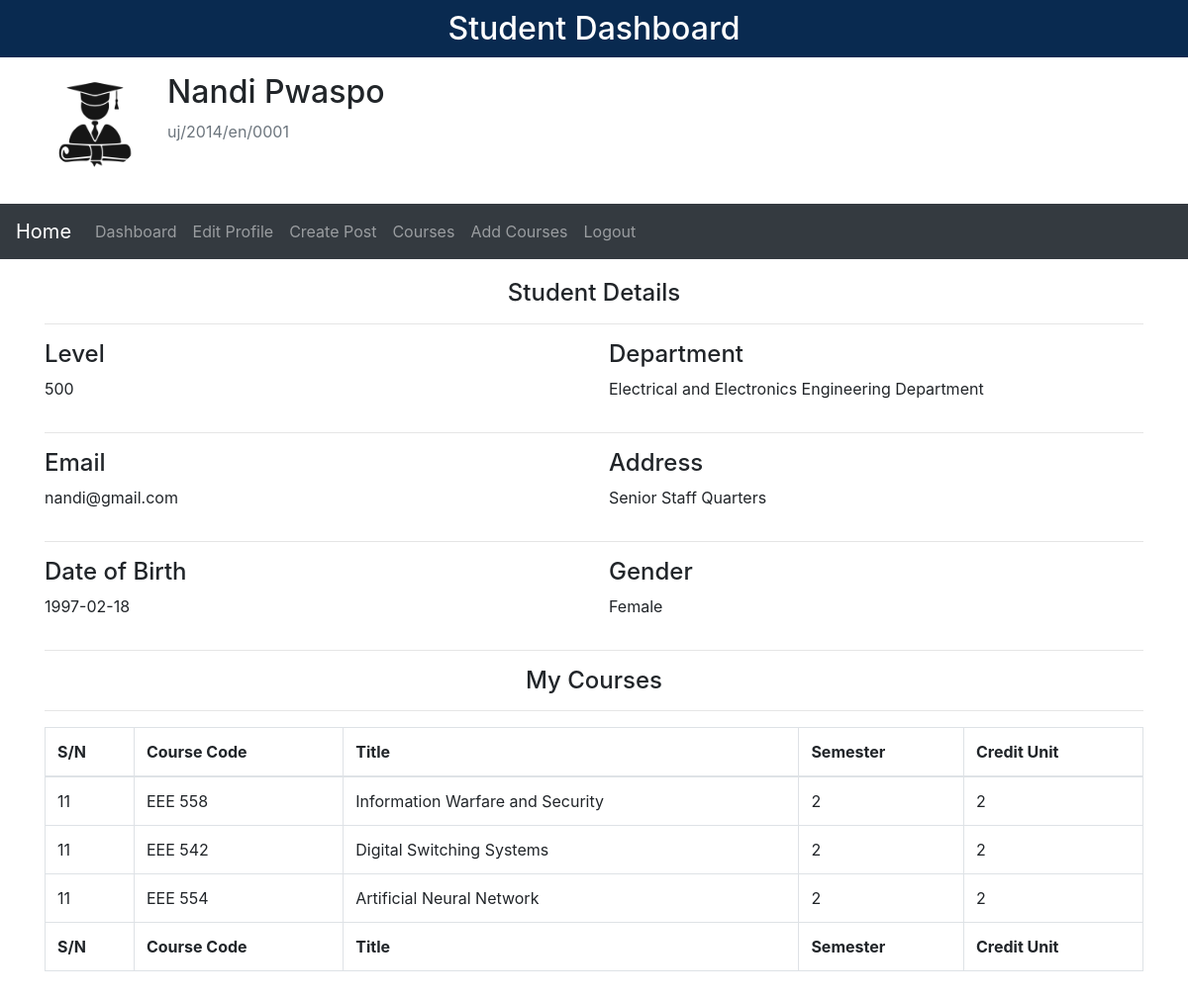
The app's page /dashboard (signed in) with its own data.
### app.py (models this page shows, shortened)
class Student(UserMixin, db.Model):
    id = db.Column(db.Integer, primary_key=True)
    first_name = db.Column(db.String(50), nullable=False)
    last_name = db.Column(db.String(50), nullable=False)
    username = db.Column(db.String(15), unique=True, nullable=False)
    email = db.Column(db.String(120), unique=True, nullable=False)
    password = db.Column(db.String(80), nullable=False)
    profile = db.Column(db.String(20), nullable=False, default='profile.jpg')
    department = db.Column(db.String(60), nullable=False, default='Electrical Electronics Engineering')
    dob = db.Column(db.String(60))
    address = db.Column(db.String(255), default='University of Jos')
    level = db.Column(db.Integer, default='100')
    gender = db.Column(db.String(20))
    posts = db.relationship('Post', backref='author', lazy=True)
    courses = db.relationship('Course', secondary=student_courses, backref=db.backref('courses', lazy='dynamic'))
    is_admin = db.Column(db.Boolean, default=False)

class Course(db.Model):
    id = db.Column(db.Integer, primary_key=True)
    course_code = db.Column(db.String(15))
    course_title = db.Column(db.String(100))
    semester = db.Column(db.String(15), default='1')
    credit_unit = db.Column(db.String(15))

### app.py (the view)
@app.route('/dashboard', methods=['GET', 'POST'])
@login_required
def dashboard():
    x = 1
    while x <= 10:
        x += 1
    courses = Course.query.filter(Course.courses.any(username=current_user.username)).all()
    profile = url_for('static', filename='images/' + current_user.profile)
    return render_template('dashboard.html', courses=courses, title='Dashboard', x=x, profile=profile)

### app.py (called while the page is built)
@login_manager.user_loader
def load_user(student_id):
    return Student.query.get(int(student_id))

### templates/dashboard.html (shortened to what this page needs)
<!DOCTYPE html>
<html lang="en">
<head>
  <link rel="stylesheet" href="../static/css/bootstrap.min.css">
  <link rel="stylesheet" href="../static/css/dataTables.bootstrap4.min.css">
</head>
<body>
<h2 style="text-align: center; background-color: #092a50; color: #ffffff; padding: 10px;">Student Dashboard</h2>
<div class="container">
     <div class="content-section mt-3 mb-3">
         <div class="media">
             <img src=" {{ profile }} " height="100" width="100" alt="" class="rounded-circle pull-right  account-img mb-3">
             <div class="media-body ml-4">
                 <h2 class="account-heading"> {{ current_user.first_name }} {{ current_user.last_name }} </h2>
                 <p class="text-secondary"> {{ current_user.username }} </p>
             </div>
         </div>
     </div>
   </div>
<nav class="navbar navbar-expand-sm bg-dark navbar-dark">
  <a class="navbar-brand" href="/home">Home</a>
  <div class="collapse pull-right navbar-collapse" id="collapsibleNavbar">
    <ul class="navbar-nav">
      <li class="nav-item">
        <a class="nav-link" href="/dashboard">Dashboard</a>
      </li>
      <li class="nav-item">
        <a class="nav-link" href="/dashboard/edit">Edit Profile</a>
      </li>
      <li class="nav-item">
        <a class="nav-link" href="/new_post">Create Post</a>
      </li>
      <li class="nav-item">
        <a class="nav-link" href="/courses">Courses</a>
      </li>
      <li><a class="nav-link" href="/add_course">Add Courses</a>
      </li>
      <li class="nav-item">
        <a class="nav-link" href="/logout">Logout</a>
      </li>
    </ul>
  </div>
</nav>
<div class="card-body">
  <div class="container">
  <h4 class="text-center">Student Details</h4><hr>
  <div class="row">
    <div class="col-md-6">
    <h4>Level</h4>
    <p> {{ current_user.level }} </p>
    </div>
    <div class="col-md-6">
    <h4>Department</h4>
    <p> {{ current_user.department }} </p>
    </div>
  </div><hr>
  <div class="row">
    <div class="col-md-6">
    <h4>Email</h4>
    <p> {{ current_user.email }} </p>
    </div>
    <div class="col-md-6">
    <h4>Address</h4>
    <p> {{ current_user.address }} </p>
    </div>
  </div><hr>
  <div class="row">
    <div class="col-md-6">
    <h4>Date of Birth</h4>
    <p> {{ current_user.dob }} </p>
    </div>
    <div class="col-md-6">
    <h4>Gender</h4>
    <p> {{ current_user.gender }} </p>
    </div>
  </div><hr>
  <h4 class="text-center">My Courses</h4><hr>
        <div class="table-responsive">
          <table class="table table-bordered" id="dataTable" width="100%" cellspacing="0">
            <thead>
              <tr>
                <th>S/N</th>
                <th>Course Code</th>
                <th>Title</th>
                <th>Semester</th>
                <th>Credit Unit</th>
              </tr>
            </thead>
            <tfoot>
              <tr>
                <th>S/N</th>
                <th>Course Code</th>
                <th>Title</th>
                <th>Semester</th>
                <th>Credit Unit</th>
              </tr>
            </tfoot>
            <tbody>
              {% for course in courses %}
              <tr>
                <td> {{ x }} </td>
                <td>{{ course.course_code }}</td>
                <td>{{ course.course_title }}</td>
                <td>{{ course.semester }}</td>
                <td>{{ course.credit_unit }}</td>
              </tr>
              {% endfor %}
          </tbody>
      </table>
  </div>
</div>
</body>
</html>

### records on screen
Student: first_name "Nandi", last_name "Pwaspo", username "uj/2014/en/0001", level "500", department "Electrical and Electronics Engineering Department", email "nandi@gmail.com", address "Senior Staff Quarters", dob "1997-02-18", gender "Female"
Course: x "11", course_code "EEE 558", course_title "Information Warfare and Security", semester "2", credit_unit "2"
Course: x "11", course_code "EEE 542", course_title "Digital Switching Systems", semester "2", credit_unit "2"
Course: x "11", course_code "EEE 554", course_title "Artificial Neural Network", semester "2", credit_unit "2"
